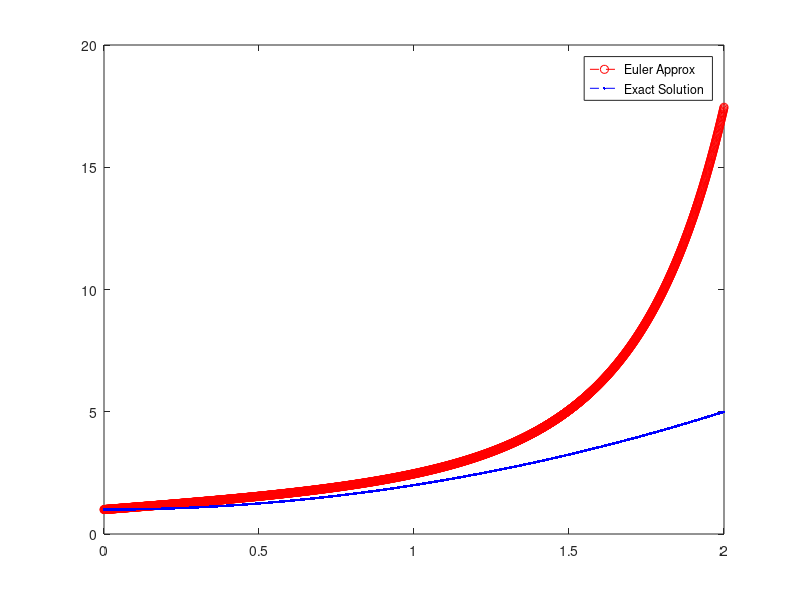

Recreate this plot in MATLAB.
clear;
clc;
% Define the function dy/dx =2x= f(x, y)
f = @(x, y) exp(x^2);

% Step size and number of steps
h = 0.001;
xn=2;
n = (2 - 0) / h;

% Set initial values
x(1) = 0;
y(1) = 1;

% Euler loop
for i = 1:n
    x(i+1) = x(i) + h;
    y(i+1) = y(i) + h * f(x(i), y(i));
    y(i+1)=y(i)+h*(f(x(i),y(i))+f(x(i+1),y(i+1)))/2;  %modi-Euler
end
n
% Exact solution
y_exact = x.^2 + 1;
% Plotting both
plot(x, y, 'ro--', x, y_exact, 'b.--');
legend('Euler Approx', 'Exact Solution');